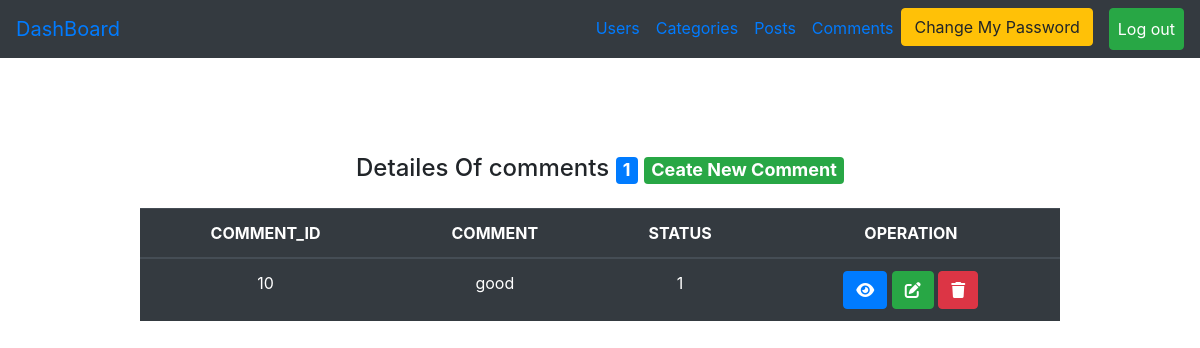
/Admin/comments.php (signed in), run on an earlier commit of the app's database.
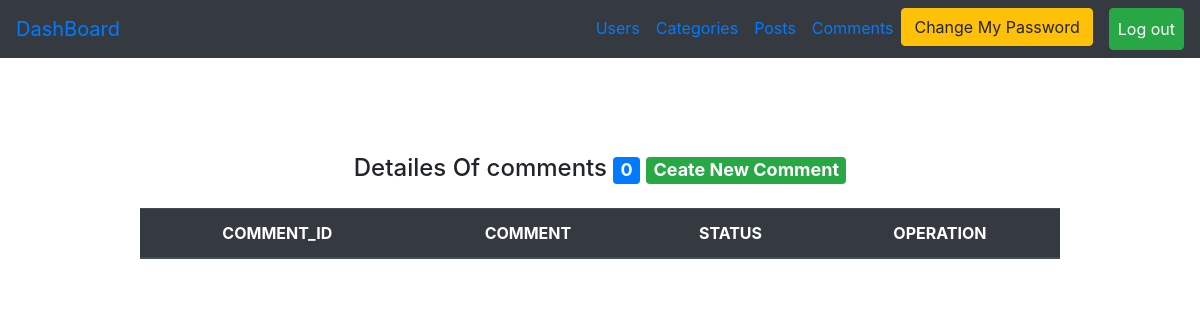
And on a later commit of the database.
### tables this page shows
CREATE TABLE `comments` (
  `comment_id` int(11) NOT NULL,
  `comment` varchar(255) NOT NULL,
  `status` enum('0','1') NOT NULL,
  `user_id` int(11) DEFAULT NULL,
  `post_id` int(11) DEFAULT NULL,
  `created_at` timestamp NULL DEFAULT NULL,
  `updated_at` timestamp NULL DEFAULT NULL
);

### Admin/comments.php (the view, shortened to what the changed rows need)
<?php
include("initials.php");
if (isset($_SESSION['login'])) {
    $page = "All";
    if ($page == "All") {
        $statment1 = $connect->prepare("SELECT * FROM comments");
        $statment1->execute();
        $usercount = $statment1->rowCount();
        $result = $statment1->fetchall();
?>
        <div class="container ">
            <div class="row">
                <div class="col-md-10 m-auto pt-5">
                    <h4 class="text-center mt-5 ">Detailes Of comments <span class="badge badge-primary"><?php echo $usercount ?></span>
                        <a class="badge badge-success" href="?page=create">Ceate New Comment</a>
                    </h4>
                    <table class="table table-dark text-center mt-4">
                        <thead>
                            <tr>
                                <th scope="col">COMMENT_ID</th>
                                <th scope="col">COMMENT</th>
                                <th scope="col">STATUS</th>
                                <th scope="col">OPERATION</th>
                            </tr>
                        </thead>
                        <tbody>
                            <?php
                            foreach ($result as $item) {
                            ?>
                                <tr>
                                    <td><?php echo $item['comment_id'] ?></td>
                                    <td><?php echo $item['comment'] ?></td>
                                    <td><?php echo $item['status'] ?></td>
                                    <td><a href="?page=show&comment_id=<?php echo $item['comment_id'] ?>" class="btn btn-primary"><i class="fa-solid fa-eye"></i></a>
                                        <a href="?page=edit&comment_id=<?php echo $item['comment_id'] ?>" class="btn btn-success"><i class="fa-solid fa-pen-to-square"></i></a>
                                        <a href="?page=delete&comment_id=<?php echo $item['comment_id'] ?>" class="btn btn-danger"><i class="fa-solid fa-trash"></i></a>
                                    </td>
                                </tr>
                            <?php
                            }
                            ?>
                        </tbody>
                    </table>
                </div>
            </div>
        </div>
    <?php
    } else if ($page == "show") {
        if (isset($_GET['comment_id'])) {
            $comment_id = $_GET['comment_id'];
        }
        $statment1 = $connect->prepare("SELECT * FROM comments WHERE	comment_id =?");
        $statment1->execute(array($comment_id));
        $item = $statment1->fetch();
    ?>
        <div class="container ">
            <div class="row">
                <div class="col-md-10 m-auto pt-5">
                    <table class="table table-dark mt-5 pt-5 text-center">
                        <thead>
                            <tr>
                                <th scope="col">COMMENT_ID</th>
                                <th scope="col">COMMENT</th>
                                <th scope="col">STATUS</th>
                                <th scope="col">USER_ID</th>
                                <th scope="col">POST_ID</th>
                                <th scope="col">CREATED_AT</th>
                                <th scope="col">UPDATED_AT</th>
                                <th scope="col">OPERATION</th>
                            </tr>
                        </thead>
                        <tbody>
                            <tr>
                                <td><?php echo $item['comment_id'] ?></td>
                                <td><?php echo $item['comment'] ?></td>
                                <td><?php echo $item['status'] ?></td>
                                <td><?php echo $item['user_id'] ?></td>
                                <td><?php echo $item['post_id'] ?></td>
                                <td><?php echo $item['created_at'] ?></td>
                                <td><?php echo $item['updated_at'] ?></td>
                                <td><a href="comments.php" class="btn btn-primary"><i class="fa-solid fa-arrow-right"></i></a></td>
                            </tr>
                        </tbody>
                    </table>
                </div>
            </div>
        </div>
    <?php
    } else if ($page == "delete") {
        if (isset($_GET['comment_id'])) {
            $comment_id = $_GET['comment_id'];
        }
        $statment = $connect->prepare("DELETE FROM comments WHERE comment_id =?");
        $statment->execute(array($comment_id));
        $_SESSION['message'] = "Deleted Sucessfully";
        header("Location:comments.php");
    } else if ($page == "create") {
        $statment1 = $connect->prepare("select user_id from users");
        $statment1->execute();
        $result = $statment1->fetchall();
        $statment2 = $connect->prepare("select post_id from posts");
        $statment2->execute();
        $element = $statment2->fetchall();
    ?>
        <div class="container ">
            <div class="row">
                <div class="col-md-10 pt-5 m-auto">
                    <h4 class="text-center">CREATE COMMENT PAGE</h4>
                    <form action="?page=savenew" method="post">
                        <label>COMMENT_ID</label>
                        <input type="text" name="comment_id" class="form-control mb-3 ">
                        <label>COMMENT</label>
                        <input type="text" name="comment" class="form-control mb-3">
                        <label>STATUS</label>
                        <select name="status" class="form-control mb-3">
                            <option value="1">active</option>
                            <option value="0">block</option>
                        </select>
                        <label>USER_ID</label>
                        <select name="user_id" class="form-control mb-4">
                            <?php
                            foreach ($result as $item) {
                            ?>
                                <option>
                                    <?php echo $item['user_id'] ?>
                                </option>
                            <?php
                            }
                            ?>
                        </select>
                        <label>POST_ID</label>
                        <select name="post_id" class="form-control mb-4">
                            <?php
                            foreach ($element as $item) {
                            ?>
                                <option>
                                    <?php echo $item['post_id'] ?>
                                </option>
                            <?php
                            }
                            ?>
                        </select>
                        <input type="submit" value="Create New Comment" class="form-control mt-3 btn btn-success ">
                    </form>
                </div>
            </div>
        </div>
    <?php
    } else if ($page == "savenew") {
        if ($_SERVER['REQUEST_METHOD'] == "POST") {
            $comment_id = $_POST['comment_id'];
            $comment = $_POST['comment'];
            $status = $_POST['status'];
            $user_id = $_POST['user_id'];
            $post_id = $_POST['post_id'];
            try {
                $statment = $connect->prepare("insert into comments
            (comment_id,comment,`status`,user_id,post_id,created_at)
            values(?,?,?,?,?,now())");
                $statment->execute(array($comment_id, $comment, $status, $user_id, $post_id));
                $_SESSION['message'] = "CREATED SUCESSFULLY";
                header("Location:comments.php");
            } catch (PDOException $e) {
                echo "<h4 class='text-center alert alert-danger'>DUPLICATED IN ID</h4>";
                header("Refresh:3;url=comments.php?page=create");
            }
        }
    } else if ($page == "edit") {
        if (isset($_GET['comment_id'])) {
            $comment_id = $_GET['comment_id'];
        }
        $statment = $connect->prepare("SELECT * FROM comments WHERE comment_id =?");
        $statment->execute(array($comment_id));
        $item = $statment->fetch();
    ?>
        <div class="container">
            <div class="row">
                <div class="col-md-10 mt-5">
                    <h4 class="text-center">UPDATE COMMENT PAGE</h4>
                    <form action="?page=update" method="post">
                        <label>COMMENT_ID</label>
                        <input type="hidden" name="old_id" value="<?php echo $item['comment_id']; ?>" class="form-control mb-3 ">
                        <input type="text" name="new_id" value="<?php echo $item['comment_id']; ?>" class="form-control mb-3 ">
                        <label>COMMENT</label>
                        <input type="text" name="comment" value="<?php echo $item['comment']; ?>" class="form-control mb-3">
                        <label>STATUS</label>
                        <select name="status" class="form-control mb-3">
                            <?php
                            if ($item['status'] == 1) {
                                echo '<option value="1" selected>active</option>';
                                echo '<option value="0">block</option>';
                            } else {
                                echo '<option value="1" >active</option> ';
                                echo  '<option value="0" selected>block</option>';
                            }
                            ?>
                        </select>
                        <input type="submit" value="Update User" class="form-control mt-3 btn btn-success ">
                    </form>
                </div>
            </div>
        </div>
    <?php
    } else if ($page == "update") {
        if ($_SERVER['REQUEST_METHOD'] == "POST") {
            $oldid = $_POST['old_id'];
            $newid = $_POST['new_id'];
            $comment = $_POST['comment'];
            $status = $_POST['status'];
        }
        try {
            $statment = $connect->prepare("update comments set
        comment_id=?,comment=?,`status`=?,updated_at=now()
        where comment_id=?");
            $statment->execute(array($newid, $comment, $status, $oldid));
            $_SESSION['message'] = "UPDATED SUCESSFULLY";
            header("Location:comments.php");
        } catch (PDOException $e) {
            echo "<h4 class='text-center alert alert-danger'>DUPLICATED IN ID</h4>";
            header("Refresh:3;url=comments.php?page=edit&comment_id=$oldid");
        }
    }
    ?>
<?php
} else {
    $_SESSION['message'] = "Please Login First";
    header("Location:../login.php");
}
include("Includes/temp/footer.php");
?>

What changed in the data, as far as the page shows it:
removed comments: comment_id "10", comment "good", status "1"
Also different on the page:
$usercount: "1" → "0"
